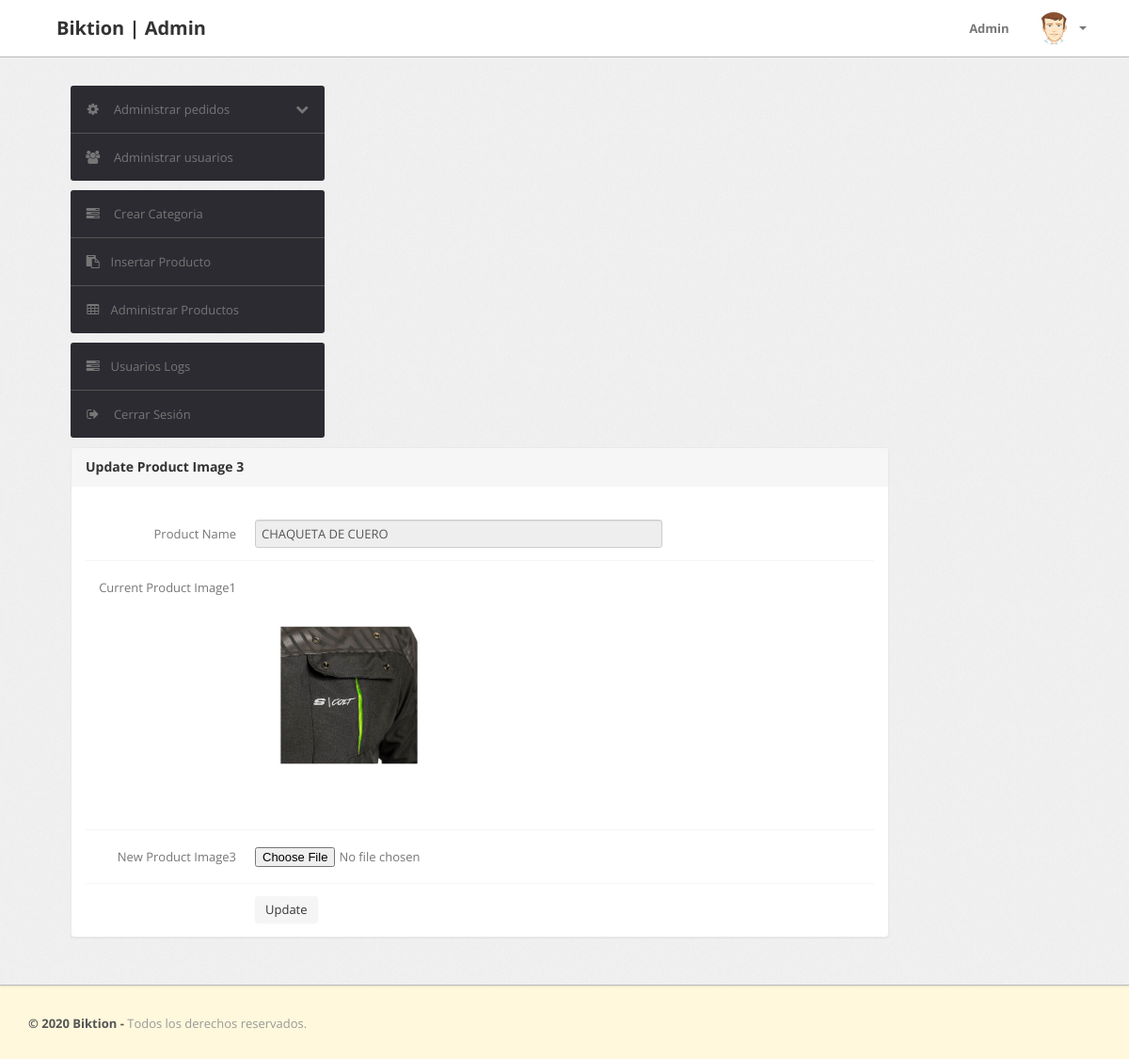
/admin/update-image3.php?id=1 (signed in), run on the app's committed database.
### tables this page shows
CREATE TABLE `products` (
  `id` int(11) NOT NULL,
  `category` int(11) NOT NULL,
  `subCategory` int(11) DEFAULT NULL,
  `productName` varchar(255) DEFAULT NULL,
  `productCompany` varchar(255) DEFAULT NULL,
  `productPrice` int(11) DEFAULT NULL,
  `productPriceBeforeDiscount` int(11) DEFAULT NULL,
  `productDescription` longtext DEFAULT NULL,
  `productImage1` varchar(255) DEFAULT NULL,
  `productImage2` varchar(255) DEFAULT NULL,
  `productImage3` varchar(255) DEFAULT NULL,
  `shippingCharge` int(11) DEFAULT NULL,
  `productAvailability` varchar(255) DEFAULT NULL,
  `postingDate` timestamp NULL DEFAULT current_timestamp(),
  `updationDate` varchar(255) DEFAULT NULL
);

### admin/update-image3.php (the view, shortened to what this page needs)
<?php
include('include/config.php');
if(strlen($_SESSION['alogin'])==0)
	{
header('location:index.php');
}
else{
	$pid=intval($_GET['id']);
?>
<!DOCTYPE html>
<html lang="es">
<head>
	<link type="text/css" href="bootstrap/css/bootstrap.min.css" rel="stylesheet">
	<link type="text/css" href="bootstrap/css/bootstrap-responsive.min.css" rel="stylesheet">
	<link type="text/css" href="css/theme.css" rel="stylesheet">
	<link type="text/css" href="images/icons/css/font-awesome.css" rel="stylesheet">
</head>
<body>
<?php include('include/header.php');?>
	<div class="wrapper">
		<div class="container">
			<div class="row">
<?php include('include/sidebar.php');?>
			<div class="span9">
					<div class="content">
						<div class="module">
							<div class="module-head">
								<h3>Update Product Image 3</h3>
							</div>
							<div class="module-body">
									<br />
			<form class="form-horizontal row-fluid" name="insertproduct" method="post" enctype="multipart/form-data">
<?php
$query=mysqli_query($con,"select productName,productImage3 from products where id='$pid'");
while($row=mysqli_fetch_array($query))
{
?>
<div class="control-group">
<label class="control-label" for="basicinput">Product Name</label>
<div class="controls">
<input type="text"    name="productName"  readonly value="<?php echo htmlentities($row['productName']);?>" class="span8 tip" required>
</div>
</div>
<div class="control-group">
<label class="control-label" for="basicinput">Current Product Image1</label>
<div class="controls">
<img src="productimages/<?php echo htmlentities($pid);?>/<?php echo htmlentities($row['productImage3']);?>" width="200" height="100">
</div>
</div>
<div class="control-group">
<label class="control-label" for="basicinput">New Product Image3</label>
<div class="controls">
<input type="file" name="productimage3" id="productimage3" value="" class="span8 tip" required>
</div>
</div>
<?php } ?>
	<div class="control-group">
											<div class="controls">
												<button type="submit" name="submit" class="btn">Update</button>
											</div>
										</div>
									</form>
							</div>
						</div>
					</div>
				</div>
			</div>
		</div>
	</div>
<?php include('include/footer.php');?>
</body>
<?php } ?>

### admin/css/theme.css (style rules this page uses)
body { font-size: 13px; font-family: 'Open Sans', Arial, sans-serif; background: cornsilk; color: #777 }
h1, h2, h3, h4, h5, h6 { color: #333; margin-top: 0 }
h3 { font-size: 20px }
.wrapper { background: url(../images/bg.png) #eee; border-bottom: 1px solid #bbb; -webkit-box-shadow: 0 1px 2px rgba(0,0,0,0.1); -moz-box-shadow: 0 1px 2px rgba(0,0,0,0.1); box-shadow: 0 1px 2px rgba(0,0,0,0.1); padding: 30px 0 }
form { margin: 0 }
select, textarea, input[type="text"], input[type="password"], input[type="datetime"], input[type="datetime-local"], input[type="date"], input[type="month"], input[type="time"], input[type="week"], input[type="number"], input[type="email"], input[type="url"], input[type="search"], input[type="tel"], input[type="color"], .uneditable-input, label, input, button, select, textarea { -webkit-border-radius: 3px; -moz-border-radius: 3px; border-radius: 3px; font-size: 13px; font-family: 'Open Sans', Tahoma, Arial, sans-serif }
.module { background: #fff; -webkit-border-radius: 3px; -moz-border-radius: 3px; border-radius: 3px; border: 1px solid #ccc; border-bottom-color: #bbb; -webkit-box-shadow: 0 0 1px rgba(0,0,0,0.2); -moz-box-shadow: 0 0 1px rgba(0,0,0,0.2); box-shadow: 0 0 1px rgba(0,0,0,0.2); margin-bottom: 30px }
.form-horizontal .control-group, .form-vertical .control-group { margin-bottom: 0 }
.form-horizontal .control-group+.control-group, .form-vertical .control-group+.control-group { margin-top: 13px; padding-top: 13px; border-top: 1px solid #f5f5f5 }
.btn, .btn-box { -webkit-border-radius: 3px; -moz-border-radius: 3px; border-radius: 3px }
.btn { font-size: 13px; font-weight: 600 }
.btn { display: inline-block; margin-bottom: 0; font-weight: 400; text-align: center; vertical-align: middle; cursor: pointer; background-image: none; border: 1px solid transparent; white-space: nowrap; padding: 4px 10px; font-size: 13px; line-height: 1.42857; border-radius: 4px; -webkit-user-select: none; -moz-user-select: none; -ms-user-select: none; user-select: none }
.module { box-shadow: 0 0 3px rgba(0,0,0,.1); border-color: #e9e9e9; margin-bottom: 20px; background-color: #fff; border-radius: 4px; -webkit-box-shadow: 0 1px 1px rgba(0,0,0,.05); box-shadow: 0 1px 1px rgba(0,0,0,.05); }
.module-head { color: #767676; background-color: #f6f6f6; border-color: #e9e9e9; padding: 10px 15px; border-bottom: 1px solid transparent; border-top-right-radius: 3px; border-top-left-radius: 3px; }
.module-head h3 { font-size: 14px; line-height: 20px; height: 20px; margin: 0 }
.module-body { padding: 15px }

### data on the page
products: productName "CHAQUETA DE CUERO", productImage3 (picture)
